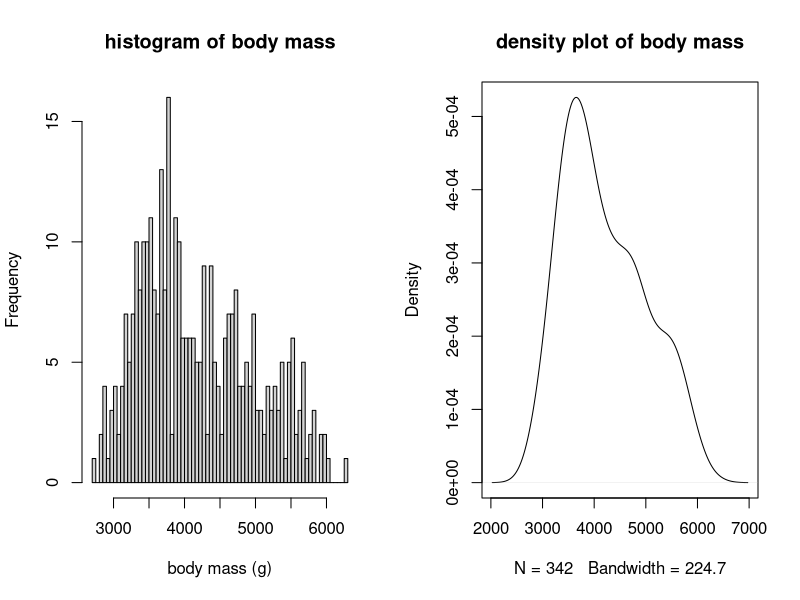
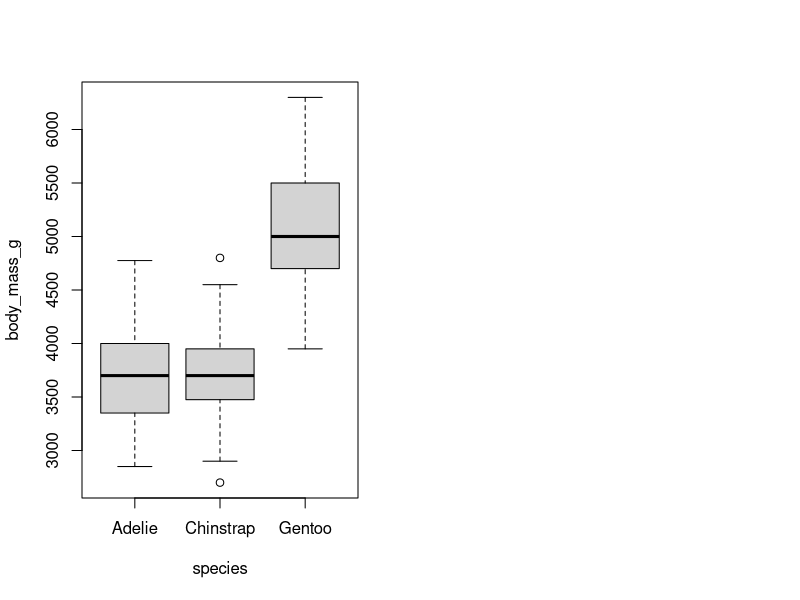

Reproduce these figures in R, in order.
#Using Models II Individual Assignment

# load in penguin data
require(palmerpenguins)

#do a t-test where you compare the mean to 0
t.test(subset(penguins, species == "Gentoo")$flipper_length_mm)

#do a t-test where you compare the mean to 218
t.test(
  x = subset(penguins, species == "Gentoo")$flipper_length_mm,
  mu = 218
)

#do a t-test to see if flippers are smaller than 218
t.test(
  x = subset(penguins, species == "Gentoo")$flipper_length_mm,
  mu = 218,
  alternative = "less"
)

#do a t-test to compare flipper lengths of 2 species
t.test(flipper_length_mm ~ species, data = subset(penguins, species != "Chinstrap"))

#do a t-test to see if adelie has smaller flippers than gentoo
t.test(flipper_length_mm ~ species, data = subset(penguins, species != "Chinstrap"),
       alternative = "less")

#explore penguin data
par(mfrow = c(1, 2))
hist(penguins$body_mass_g, breaks = 80, main = "histogram of body mass", xlab = "body mass (g)")
plot(density(penguins$body_mass_g, na.rm = TRUE), main = "density plot of body mass")

#do a conditional boxplot
require(palmerpenguins)
boxplot(body_mass_g ~ species, data = penguins)

#get the mean of chinstrap body mass
dat_chinstrap = subset(penguins, species == "Chinstrap")
mean(dat_chinstrap$body_mass_g, na.rm = TRUE)

#do a shapiro test on it
shapiro.test(dat_chinstrap$body_mass_g)

#use a shortcut to find body mass of all of the species
aggregate(body_mass_g ~ species, data = penguins, FUN = mean)

#try this shortcut with shapiro test
#HOW DO I DO THIS

#fit a linear model
fit_species = lm(body_mass_g ~ species, data = penguins)

#look at model coefficients
summary(fit_species)

#do an anova
anova(fit_species)

#do a one-way anova
fit_species = lm(body_mass_g ~ species, data = penguins)
#lm stores it as a linear model

#look at the coefficients
summary(fit_species)

